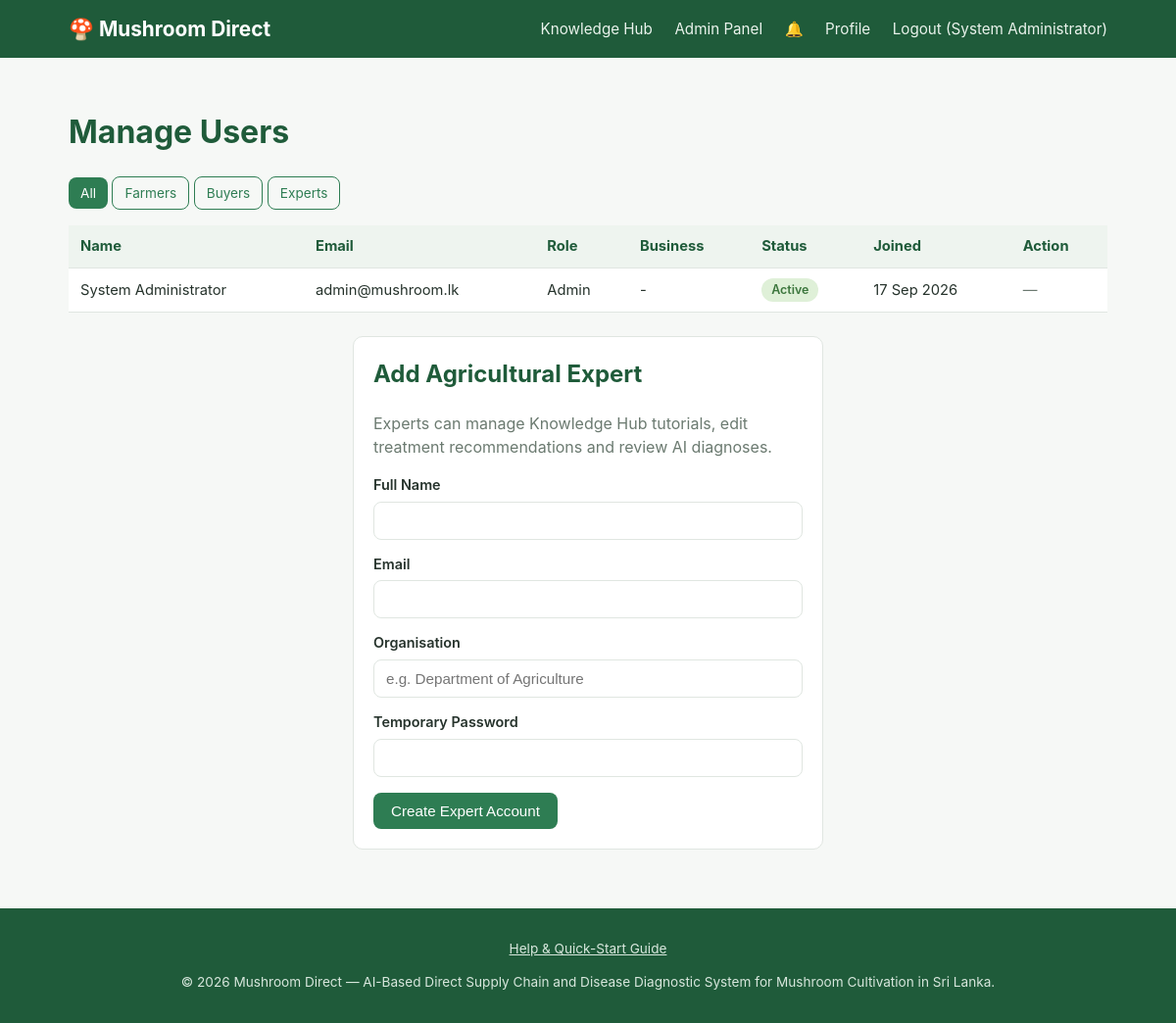
Before: /admin/users.php (signed in) with the older database file.
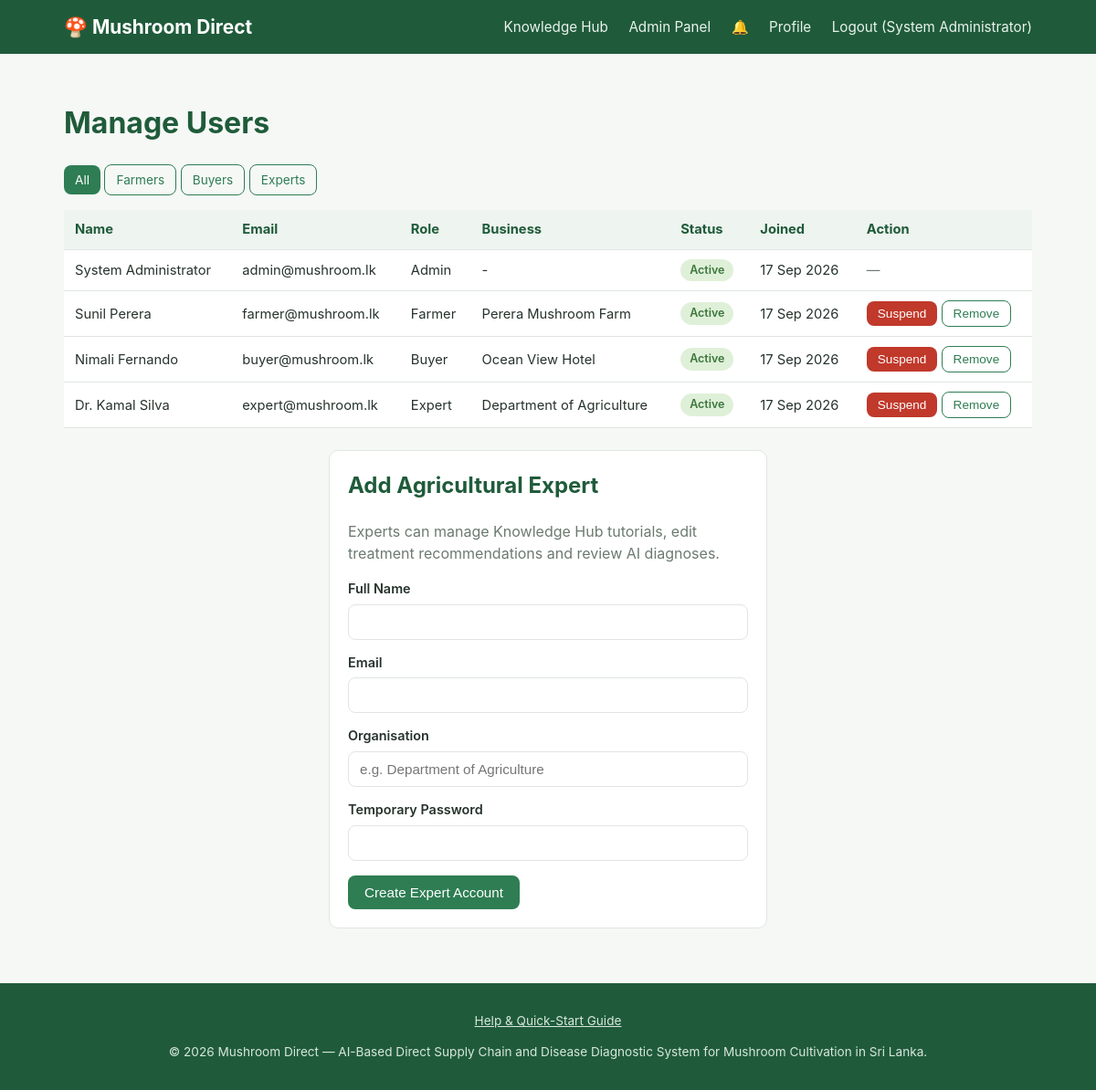
After: the same page with the newer database file.
### tables this page shows
CREATE TABLE users (
  id INT AUTO_INCREMENT PRIMARY KEY,
  role ENUM('farmer','buyer','admin','expert') NOT NULL,
  full_name VARCHAR(150) NOT NULL,
  email VARCHAR(150) NOT NULL UNIQUE,
  phone VARCHAR(20),
  password_hash VARCHAR(255) NOT NULL,
  business_name VARCHAR(150) NULL COMMENT 'Farm name (farmer) or Hotel/Restaurant name (buyer)',
  address VARCHAR(255),
  profile_image VARCHAR(255),
  is_verified TINYINT(1) NOT NULL DEFAULT 0,
  otp_code VARCHAR(255) NULL COMMENT 'Hashed one-time verification code (FR-AUTH.2)',
  otp_expires_at DATETIME NULL,
  reset_token VARCHAR(255) NULL COMMENT 'Hashed password-reset token (FR-AUTH.4)',
  reset_expires_at DATETIME NULL,
  status ENUM('active','suspended') NOT NULL DEFAULT 'active',
  created_at TIMESTAMP DEFAULT CURRENT_TIMESTAMP
);

### includes/functions.php (called while the page is built, shortened)
<?php
function e($value) {
    return htmlspecialchars((string) $value, ENT_QUOTES, 'UTF-8');
}
function format_date($date) {
    return date('d M Y', strtotime($date));
}
function unread_notification_count() {
    global $pdo;
    $user = current_user();
    $stmt = $pdo->prepare('SELECT COUNT(*) c FROM notifications WHERE user_id = ? AND is_read = 0');
    $stmt->execute([$user['id']]);
    return (int) $stmt->fetch()['c'];
}
function t($key) {
    static $strings = null;
    if ($strings === null) {
        $lang = $_SESSION['lang'] ?? 'en';
        $file = __DIR__ . '/../lang/' . basename($lang) . '.php';
        $strings = is_file($file) ? require $file : require __DIR__ . '/../lang/en.php';
    }
    return $strings[$key] ?? $key;
}

### lang/en.php (called while the page is built)
<?php
return [
    'nav.knowledge' => 'Knowledge Hub',
    'nav.marketplace' => 'Marketplace',
    'nav.login' => 'Login',
    'nav.register' => 'Register',
    'nav.dashboard' => 'Dashboard',
    'nav.my_listings' => 'My Listings',
    'nav.snap_detect' => 'Snap & Detect',
    'nav.orders' => 'Orders',
    'nav.my_orders' => 'My Orders',
    'nav.transactions' => 'Transactions',
    'nav.admin' => 'Admin Panel',
    'nav.expert' => 'Expert Panel',
    'nav.profile' => 'Profile',
    'nav.help' => 'Help',
    'nav.logout' => 'Logout',
    'nav.notifications' => 'Notifications',
];

### includes/auth.php (called while the page is built, shortened)
<?php
function current_user() {
    return $_SESSION['user'] ?? null;
}

### admin/users.php (the view, shortened to what the changed rows need)
<?php
require_once __DIR__ . '/../includes/bootstrap.php';
$adminId = current_user()['id'];
$sql = 'SELECT * FROM users WHERE 1=1';
$params = [];
$sql .= ' ORDER BY created_at DESC';
$stmt = $pdo->prepare($sql);
$stmt->execute($params);
$users = $stmt->fetchAll();
include __DIR__ . '/../includes/header.php';
?>
<h1>Manage Users</h1>
<table class="data-table">
  <tr><th>Name</th><th>Email</th><th>Role</th><th>Business</th><th>Status</th><th>Joined</th><th>Action</th></tr>
  <?php foreach ($users as $u): ?>
    <tr>
      <td><?= e($u['full_name']) ?><?= $u['is_verified'] ? '' : ' <span class="badge badge-pending">Unverified</span>' ?></td>
      <td><?= e($u['email']) ?></td>
      <td><?= e(ucfirst($u['role'])) ?></td>
      <td><?= e($u['business_name'] ?: '-') ?></td>
      <td><span class="badge <?= $u['status'] === 'active' ? 'badge-active' : 'badge-cancelled' ?>"><?= e(ucfirst($u['status'])) ?></span></td>
      <td><?= format_date($u['created_at']) ?></td>
      <td>
        <?php if ($u['id'] !== $adminId && $u['role'] !== 'admin'): ?>
          <form method="post" style="display:inline">
            <?php if ($u['status'] === 'active'): ?>
              <button type="submit" name="action" value="suspend" class="btn btn-small btn-danger" onclick="return confirm('Suspend this user?')">Suspend</button>
            <?php else: ?>
              <button type="submit" name="action" value="activate" class="btn btn-small">Activate</button>
            <?php endif; ?>
            <button type="submit" name="action" value="remove" class="btn btn-small btn-outline" onclick="return confirm('Permanently remove this user?')">Remove</button>
          </form>
        <?php else: ?>
          <span class="muted">&mdash;</span>
        <?php endif; ?>
      </td>
    </tr>
  <?php endforeach; ?>
</table>
<div class="card form-narrow" style="margin-top:24px;">
  <h2 class="mt-0">Add Agricultural Expert</h2>
</div>
<?php include __DIR__ . '/../includes/footer.php'; ?>

### includes/header.php (shortened to what the changed rows need)
<?php
$user = current_user();
?>
<!DOCTYPE html>
<html lang="en">
<head>
<link rel="stylesheet" href="<?= BASE_URL ?>/assets/css/style.css">
</head>
<body>
<header class="site-header">
  <div class="container header-inner">
    <nav class="main-nav">
      <a href="<?= BASE_URL ?>/knowledge/index.php"><?= e(t('nav.knowledge')) ?></a>
      <?php if (!$user): ?>
        <a href="<?= BASE_URL ?>/buyer/marketplace.php"><?= e(t('nav.marketplace')) ?></a>
        <a href="<?= BASE_URL ?>/help.php"><?= e(t('nav.help')) ?></a>
        <a href="<?= BASE_URL ?>/auth/login.php"><?= e(t('nav.login')) ?></a>
        <a href="<?= BASE_URL ?>/auth/register.php" class="btn-nav"><?= e(t('nav.register')) ?></a>
      <?php else: ?>
        <?php if ($user['role'] === 'farmer'): ?>
          <a href="<?= BASE_URL ?>/farmer/dashboard.php"><?= e(t('nav.dashboard')) ?></a>
          <a href="<?= BASE_URL ?>/farmer/listings.php"><?= e(t('nav.my_listings')) ?></a>
          <a href="<?= BASE_URL ?>/farmer/diagnose.php"><?= e(t('nav.snap_detect')) ?></a>
          <a href="<?= BASE_URL ?>/farmer/orders.php"><?= e(t('nav.orders')) ?></a>
          <a href="<?= BASE_URL ?>/shared/transactions.php"><?= e(t('nav.transactions')) ?></a>
        <?php elseif ($user['role'] === 'admin'): ?>
          <a href="<?= BASE_URL ?>/admin/dashboard.php"><?= e(t('nav.admin')) ?></a>
        <?php elseif ($user['role'] === 'expert'): ?>
          <a href="<?= BASE_URL ?>/admin/dashboard.php"><?= e(t('nav.expert')) ?></a>
        <?php endif; ?>
        <?php $unread = unread_notification_count(); ?>
        <a href="<?= BASE_URL ?>/shared/notifications.php" title="<?= e(t('nav.notifications')) ?>">🔔<?php if ($unread): ?><span class="notif-count"><?= $unread ?></span><?php endif; ?></a>
        <a href="<?= BASE_URL ?>/shared/profile.php"><?= e(t('nav.profile')) ?></a>
        <a href="<?= BASE_URL ?>/auth/logout.php"><?= e(t('nav.logout')) ?> (<?= e($user['full_name']) ?>)</a>
      <?php endif; ?>
    </nav>
  </div>
</header>
<main class="container page-main">

Changed rows visible on the page:
added users: full_name "Sunil Perera", email "farmer@mushroom.lk", role "Farmer", business_name "Perera Mushroom Farm", status "Active", created_at "17 Sep 2026", shows "Suspend"
added users: full_name "Nimali Fernando", email "buyer@mushroom.lk", role "Buyer", business_name "Ocean View Hotel", status "Active", created_at "17 Sep 2026", shows "Suspend"
added users: full_name "Dr. Kamal Silva", email "expert@mushroom.lk", role "Expert", business_name "Department of Agriculture", status "Active", created_at "17 Sep 2026", shows "Suspend"
